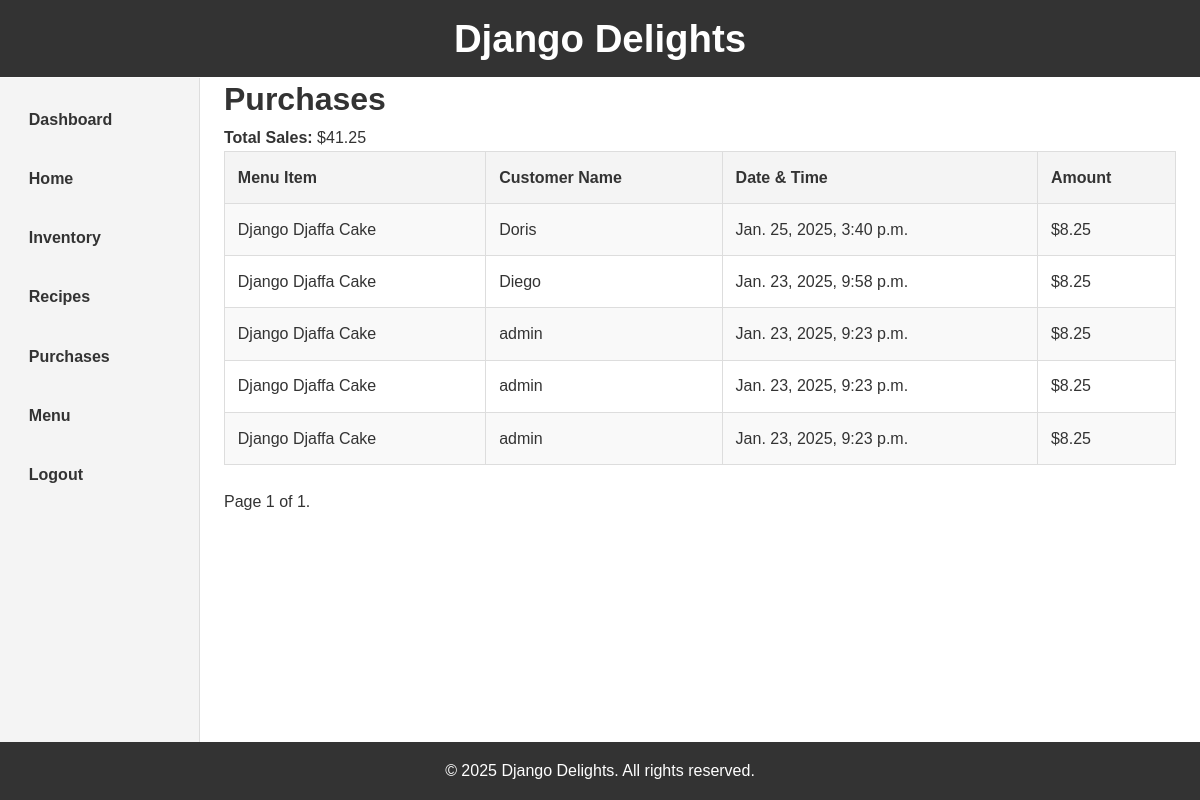
Before: /purchases/ (signed in) with the older database file.
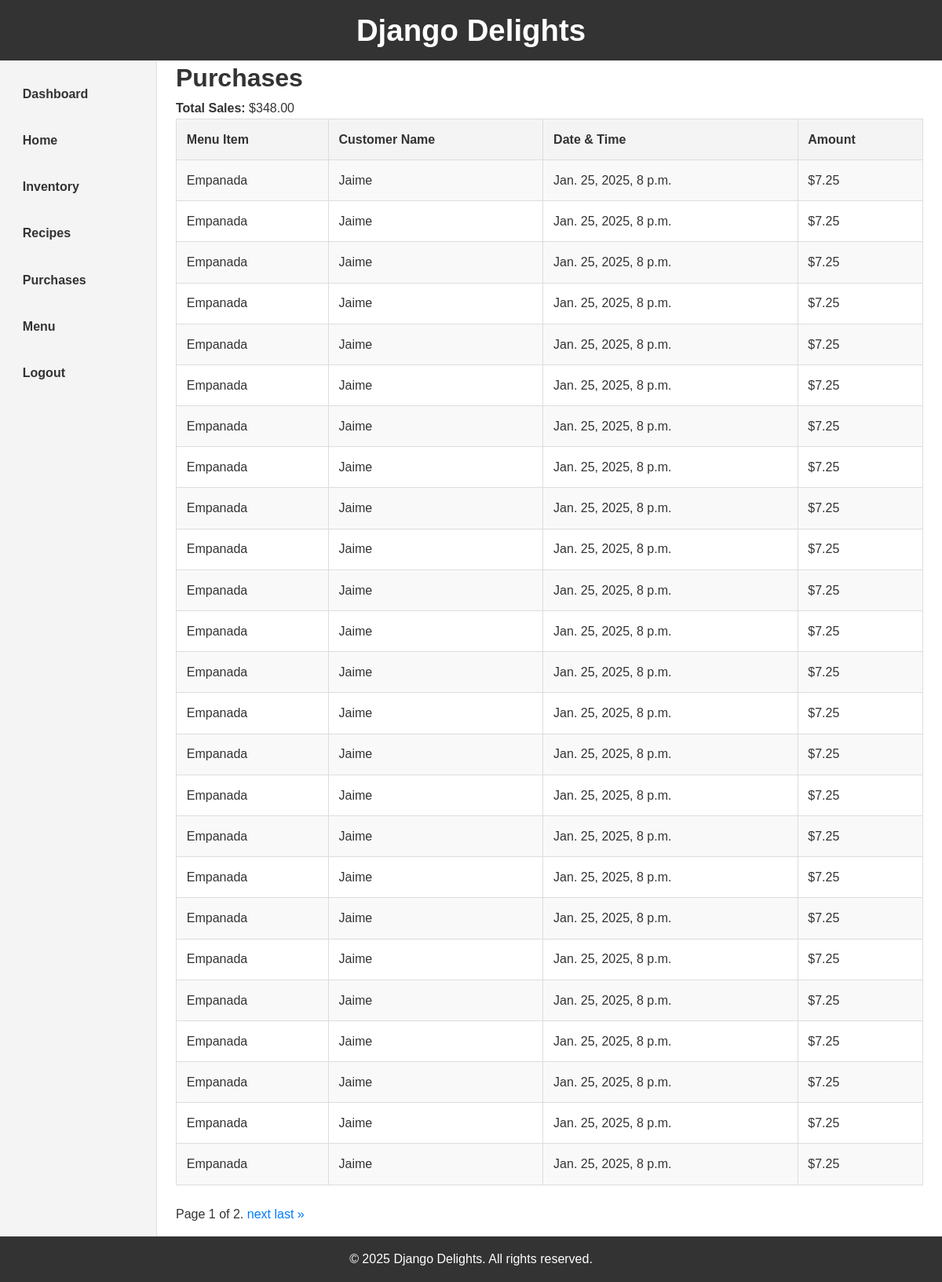
After: the same page with the newer database file.
### inventory/models.py (models this page shows, shortened)
class Purchase(models.Model):
    menu_item = models.ForeignKey(MenuItem, on_delete=models.CASCADE)
    timestamp = models.DateTimeField(auto_now_add=True)
    user = models.CharField(max_length=100, verbose_name='Customer Name',)

class MenuItem(models.Model):
    title = models.CharField(max_length=100, unique=True)
    price = models.DecimalField(max_digits=10, decimal_places=2)

### inventory/views.py (the view)
# urls.py: path('purchases/', views.purchases_view, name='purchase_list'),
@login_required
def purchases_view(request):
    purchases_list = Purchase.objects.select_related('menu_item').all().order_by('-timestamp')
    total_sales = sum(purchase.menu_item.price for purchase in purchases_list)
    paginator = Paginator(purchases_list, 25)  # Show 25 purchases per page
    page_number = request.GET.get('page')
    purchases = paginator.get_page(page_number)
    return render(request, 'purchases.html', {
        'purchases': purchases,
        'total_sales': total_sales,
    })

### templates/purchases.html (shortened to what this page needs)
{% extends 'base.html' %}
{% block content %}
<h1>Purchases</h1>
<p><strong>Total Sales:</strong> ${{ total_sales }}</p>
<table border="1">
    <tr>
        <th>Menu Item</th>
        <th>Customer Name</th>
        <th>Date & Time</th>
        <th>Amount</th>
    </tr>
    {% for purchase in purchases %}
    <tr>
        <td>{{ purchase.menu_item.title }}</td>
        <td>{{ purchase.user }}</td>
        <td>{{ purchase.timestamp }}</td>
        <td>${{ purchase.menu_item.price }}</td>
    </tr>
    {% endfor %}
</table>
<div class="pagination">
    <span class="step-links">
        <span class="current">
            Page {{ purchases.number }} of {{ purchases.paginator.num_pages }}.
        </span>
        {% if purchases.has_next %}
            <a href="?page={{ purchases.next_page_number }}">next</a>
            <a href="?page={{ purchases.paginator.num_pages }}">last &raquo;</a>
        {% endif %}
    </span>
</div>
{% endblock %}

Changed rows visible on the page:
removed Purchase: menu_item "Django Djaffa Cake", user "Doris", timestamp "Jan. 25, 2025, 3:40 p.m.", menu_item.price "8.25"
removed Purchase: menu_item "Django Djaffa Cake", user "Diego", timestamp "Jan. 23, 2025, 9:58 p.m.", menu_item.price "8.25"
removed Purchase: menu_item "Django Djaffa Cake", user "admin", timestamp "Jan. 23, 2025, 9:23 p.m.", menu_item.price "8.25"
removed Purchase: menu_item "Django Djaffa Cake", user "admin", timestamp "Jan. 23, 2025, 9:23 p.m.", menu_item.price "8.25"
removed Purchase: menu_item "Django Djaffa Cake", user "admin", timestamp "Jan. 23, 2025, 9:23 p.m.", menu_item.price "8.25"
added Purchase: menu_item "Empanada", user "Jaime", timestamp "Jan. 25, 2025, 8 p.m.", menu_item.price "7.25"
added Purchase: menu_item "Empanada", user "Jaime", timestamp "Jan. 25, 2025, 8 p.m.", menu_item.price "7.25"
added Purchase: menu_item "Empanada", user "Jaime", timestamp "Jan. 25, 2025, 8 p.m.", menu_item.price "7.25"
added Purchase: menu_item "Empanada", user "Jaime", timestamp "Jan. 25, 2025, 8 p.m.", menu_item.price "7.25"
added Purchase: menu_item "Empanada", user "Jaime", timestamp "Jan. 25, 2025, 8 p.m.", menu_item.price "7.25"
added Purchase: menu_item "Empanada", user "Jaime", timestamp "Jan. 25, 2025, 8 p.m.", menu_item.price "7.25"
added Purchase: menu_item "Empanada", user "Jaime", timestamp "Jan. 25, 2025, 8 p.m.", menu_item.price "7.25"
added Purchase: menu_item "Empanada", user "Jaime", timestamp "Jan. 25, 2025, 8 p.m.", menu_item.price "7.25"
added Purchase: menu_item "Empanada", user "Jaime", timestamp "Jan. 25, 2025, 8 p.m.", menu_item.price "7.25"
added Purchase: menu_item "Empanada", user "Jaime", timestamp "Jan. 25, 2025, 8 p.m.", menu_item.price "7.25"
added Purchase: menu_item "Empanada", user "Jaime", timestamp "Jan. 25, 2025, 8 p.m.", menu_item.price "7.25"
added Purchase: menu_item "Empanada", user "Jaime", timestamp "Jan. 25, 2025, 8 p.m.", menu_item.price "7.25"
added Purchase: menu_item "Empanada", user "Jaime", timestamp "Jan. 25, 2025, 8 p.m.", menu_item.price "7.25"
added Purchase: menu_item "Empanada", user "Jaime", timestamp "Jan. 25, 2025, 8 p.m.", menu_item.price "7.25"
added Purchase: menu_item "Empanada", user "Jaime", timestamp "Jan. 25, 2025, 8 p.m.", menu_item.price "7.25"
added Purchase: menu_item "Empanada", user "Jaime", timestamp "Jan. 25, 2025, 8 p.m.", menu_item.price "7.25"
added Purchase: menu_item "Empanada", user "Jaime", timestamp "Jan. 25, 2025, 8 p.m.", menu_item.price "7.25"
added Purchase: menu_item "Empanada", user "Jaime", timestamp "Jan. 25, 2025, 8 p.m.", menu_item.price "7.25"
added Purchase: menu_item "Empanada", user "Jaime", timestamp "Jan. 25, 2025, 8 p.m.", menu_item.price "7.25"
added Purchase: menu_item "Empanada", user "Jaime", timestamp "Jan. 25, 2025, 8 p.m.", menu_item.price "7.25"
added Purchase: menu_item "Empanada", user "Jaime", timestamp "Jan. 25, 2025, 8 p.m.", menu_item.price "7.25"
added Purchase: menu_item "Empanada", user "Jaime", timestamp "Jan. 25, 2025, 8 p.m.", menu_item.price "7.25"
added Purchase: menu_item "Empanada", user "Jaime", timestamp "Jan. 25, 2025, 8 p.m.", menu_item.price "7.25"
added Purchase: menu_item "Empanada", user "Jaime", timestamp "Jan. 25, 2025, 8 p.m.", menu_item.price "7.25"
added Purchase: menu_item "Empanada", user "Jaime", timestamp "Jan. 25, 2025, 8 p.m.", menu_item.price "7.25"
Other visible differences:
{{ total_sales }}: "41.25" → "348.00"
{{ purchases.paginator.num_pages }}: "1" → "2"
text now shown: "next last »"
